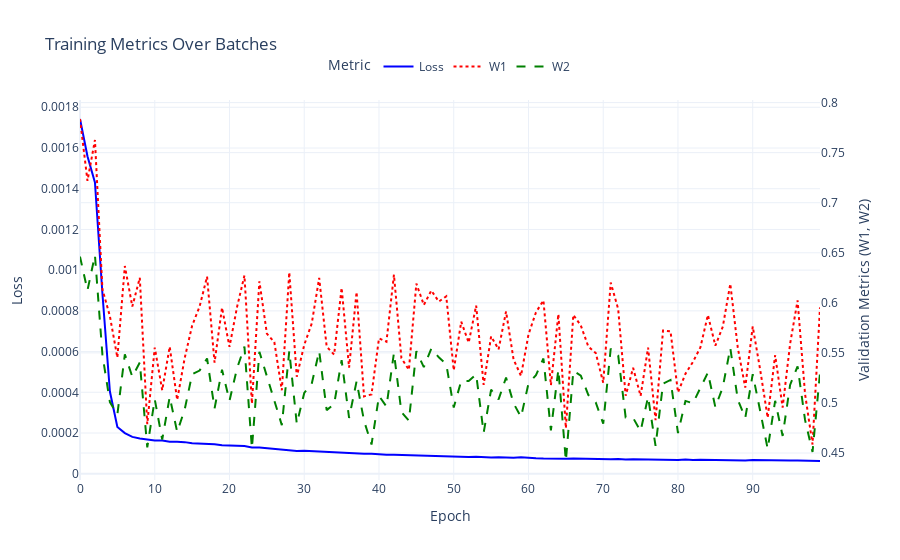

The notebook cell this image was saved under:
### Code cell
df = pd.DataFrame(history)

import plotly.graph_objects as go

fig = go.Figure()

# Plot loss on the left y-axis
if 'loss' in df.columns:
    fig.add_trace(go.Scatter(
        y=df['loss'],
        x=df.index,
        mode='lines',
        name='Loss',
        line=dict(color='blue', dash='solid'),
        yaxis='y1'
    ))

# Plot W1 and W2 on the right y-axis
if 'W1' in df.columns:
    fig.add_trace(go.Scatter(
        y=df['W1'],
        x=df.index,
        mode='lines',
        name='W1',
        line=dict(color='red', dash='dot'),
        yaxis='y2'
    ))
if 'W2' in df.columns:
    fig.add_trace(go.Scatter(
        y=df['W2'],
        x=df.index,
        mode='lines',
        name='W2',
        line=dict(color='green', dash='dash'),
        yaxis='y2'
    ))

fig.update_layout(
    title="Training Metrics Over Batches",
    xaxis_title="Epoch",
    yaxis=dict(
        title="Loss",
        side="left"
    ),
    yaxis2=dict(
        title="Validation Metrics (W1, W2)",
        overlaying="y",
        side="right"
    ),
    legend=dict(
        orientation="h",
        yanchor="bottom",
        y=1.05,
        xanchor="center",
        x=0.5, 
        title="Metric",
    ),
    template="plotly_white"
)
fig.show()
